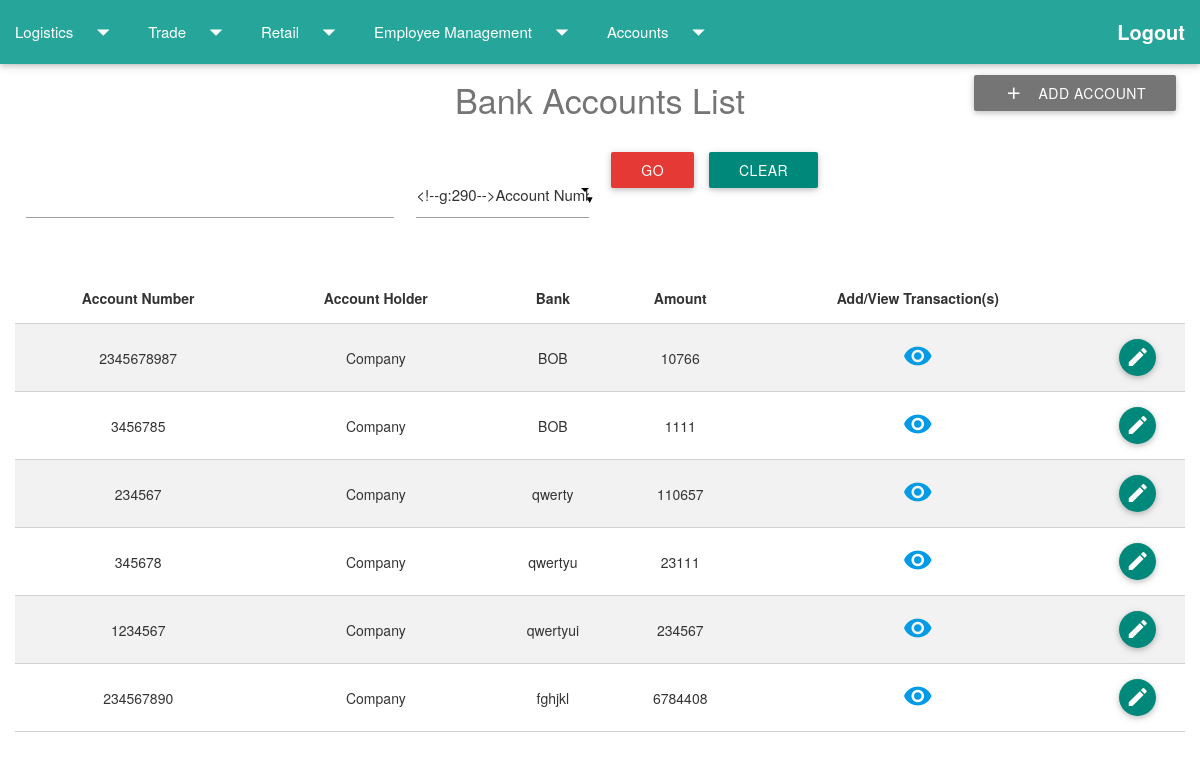
Page /homepage/accounts/accountlist/ (signed in) on the committed database.
### accounts/models.py (models this page shows, shortened)
@python_2_unicode_compatible
class BankAccount (models.Model):
	account_number = models.CharField(max_length=30,unique=True)
	account_holder = models.CharField(max_length=100,default='Company')
	bank = models.CharField(max_length=100)
	amount = models.PositiveIntegerField(default=0)

### accounts/views.py (the view)
def accounts_admin(request):
    if request.user.is_authenticated() and request.user.groups.all()[0].id==2:
    	if request.method == "POST":
    		form = BankAccountSearchForm(request.POST)
    		if form.is_valid():
    			searchitemaccount = form.cleaned_data['account_search_item']
    			accounttype = form.cleaned_data['account_type']
    			search_type = 'icontains'
    			accounttype = accounttype + "__" + search_type
    			accounts_list = BankAccount.objects.filter(**{accounttype: searchitemaccount})
    			return render(request, 'accounts/accounts_list.html', {'accounts_list': accounts_list,'form': form})
    		else:
    			accounts_list = BankAccount.objects.all()
    	else:
    		accounts_list = BankAccount.objects.all()
    		form = BankAccountSearchForm()
    	return render(request, 'accounts/accounts_list.html', {'accounts_list': accounts_list,'form': form,'title':'Accounts Admin'})
    else:
        return redirect(index)

### accounts/forms.py
class BankAccountSearchForm(forms.ModelForm):
    class Meta:
        model = BankAccountssearch
        fields = ('account_search_item', 'account_type',)

### accounts/templates/accounts/accounts_list.html (shortened to what this page needs)
{% extends 'logistics/firstpage.html' %}
{% block content %}
<div class="fixed-action-btn" style="top: 60px; right: 24px;">
    <a class="waves-effect waves-light btn grey darken-1" href="{% url 'account_new' %}"><i class="material-icons left">add</i>Add Account</a>
</div>
<div class="container-fluid">
    <div class="row">
        <h4 class="center-align headingcolour">Bank Accounts List</h4>
    </div>
    <form method="POST" class="post-form">
        <div class="row">
            <div class="col l4 s6">
                {{ form.account_search_item}} <br>
            </div>
            <div class="col l2 s6">
                {{ form.account_type}} <br>
            </div>
            <div class="col l1 s6">
                <button type="submit" class="save btn btn-default red darken-1">Go</button>
            </div>
            <div class="col l1 s6">
                <a href="{% url 'accounts_admin' %}" class="waves-effect waves-light btn   teal darken-1">Clear</a>
            </div>
        </div>
    </form>
    {% if accounts_list %}
    <table class="striped centered bordered responsive-table">
        <thead>
            <tr>
                <th>Account Number</th>
                <th>Account Holder</th>
                <th>Bank</th>
                <th>Amount</th>
                <th>Add/View Transaction(s)</th>
                <th></th>
            </tr>
        </thead>
        <tbody>
            {% for account in accounts_list %}
            <tr>
                <td>{{account.account_number}}</td>
                <td>{{account.account_holder}}</td>
                <td>{{account.bank}}</td>
                <td>{{account.amount}}</td>
                <td><a href="{% url 'show_transaction' transaction=account.account_number %}"><i class="small material-icons">visibility</i></a>
                </td>
                <td>
                    <a href="{% url 'account_edit' account_number=account.account_number %}" class="btn-floating btn-small teal darken-1">
                    <i class="small material-icons ">mode_edit</i></a>
                </td>
            </tr>
            {% endfor %}
        </tbody>
    </table>
    {% else %}
    <p>No Such Account</p>
    {% endif %}
</div>
{% endblock %}

### logistics/templates/logistics/firstpage.html (shortened to what this page needs)
<!DOCTYPE html>
<html>
   {% load staticfiles %}
   <head>
      <link rel="stylesheet" href="http://maxcdn.bootstrapcdn.com/bootstrap/3.3.6/css/bootstrap.min.css">
      <link type="text/css" rel="stylesheet" href="{% static 'css/materialize.min.css' %}" media="screen,projection" />
      <link rel="stylesheet" href="{% static 'css/style.css' %}">
   </head>
   <body>
      <nav>
         <div class="nav-wrapper teal lighten-1">
            <ul id="nav-mobile" class="left hide-on-med-and-down">
               <li><a class="dropdown-button" href="#!" data-activates="dropdown1">Logistics<i class="material-icons right">arrow_drop_down</i></a></li>
               <li><a class="dropdown-button" href="#!" data-activates="dropdown2">Trade<i class="material-icons right">arrow_drop_down</i></a></li>
               <li><a class="dropdown-button" href="#!" data-activates="dropdown3">Retail<i class="material-icons right">arrow_drop_down</i></a></li>
               <li><a class="dropdown-button" href="#!" data-activates="dropdown4">Employee Management<i class="material-icons right">arrow_drop_down</i></a></li>
               <li><a class="dropdown-button" href="#!" data-activates="dropdown5">Accounts<i class="material-icons right">arrow_drop_down</i></a></li>
            </ul>
            <ul class="right hide-on-med-and-down">
               <li><a href="{% url 'logout_user' %}"><b style="font-size: 20px">Logout</b></a></li>
            </ul>
         </div>
      </nav>
      {% block content %}
      {% endblock %}
   </body>
   <html>

### logistics/static/css/style.css (style rules this page uses)
nav ul li a { color: white; }
.headingcolour { color: #757575; }
body { background: #ffffff; }

### rows in the picture
BankAccount: account_number "2345678987", account_holder "Company", bank "BOB", amount "10766"
BankAccount: account_number "3456785", account_holder "Company", bank "BOB", amount "1111"
BankAccount: account_number "234567", account_holder "Company", bank "qwerty", amount "110657"
BankAccount: account_number "345678", account_holder "Company", bank "qwertyu", amount "23111"
BankAccount: account_number "1234567", account_holder "Company", bank "qwertyui", amount "234567"
BankAccount: account_number "234567890", account_holder "Company", bank "fghjkl", amount "6784408"
